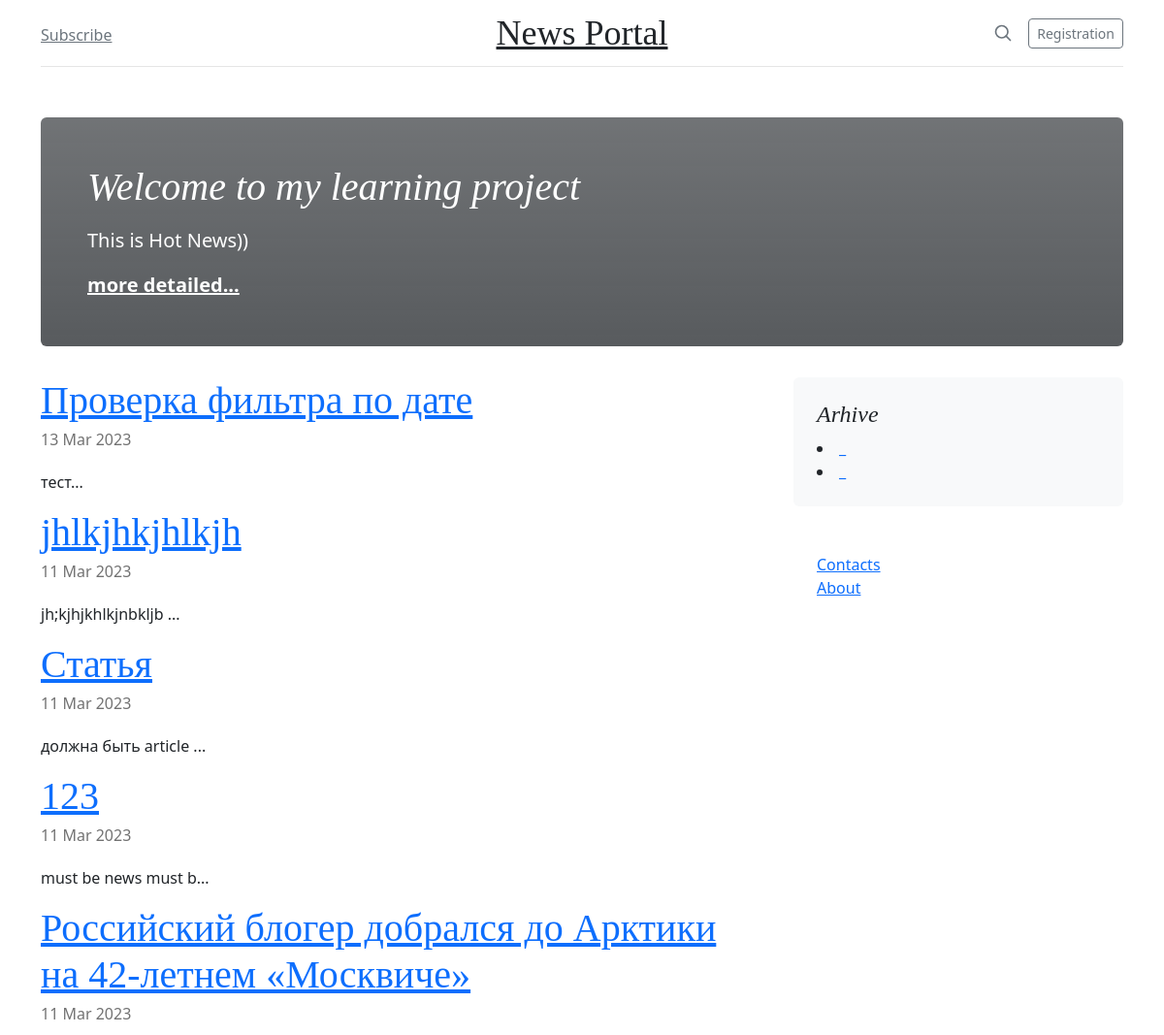
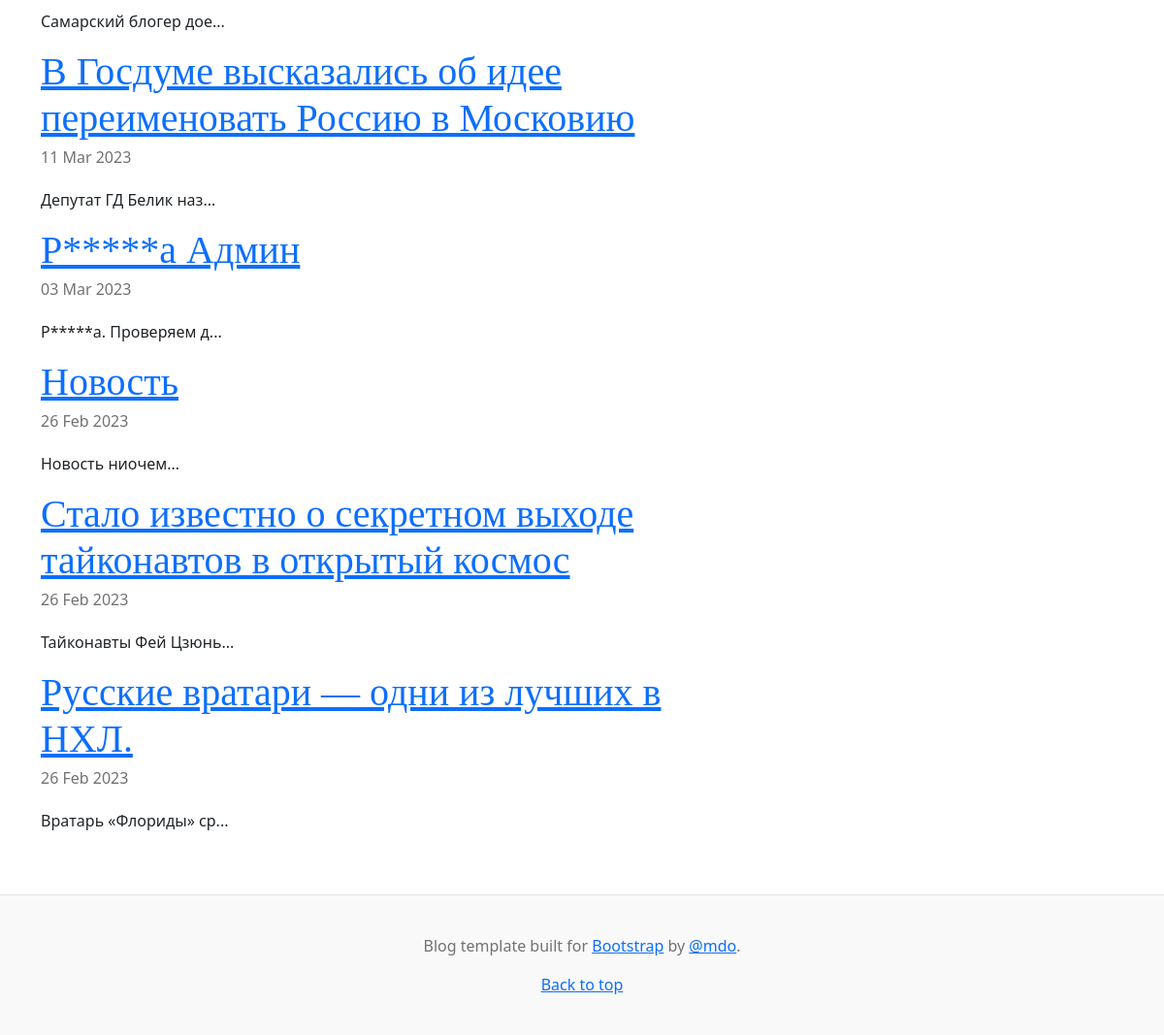
Page /news/ on the committed database (2 pictures, top to bottom).
### newsapp/models.py (models this page shows, shortened)
class Post(models.Model):
    article = 'AR'
    news = 'NE'
    TYPE = ((article, 'статья'), (news, 'новость'))
    type = models.CharField(max_length=2, choices=TYPE, default=news)
    post_date = models.DateTimeField(auto_now_add=True)
    title = models.CharField(max_length=128)
    post_text = models.TextField()
    post_rate = models.IntegerField(default=0)
    author = models.ForeignKey(Author, on_delete=models.CASCADE)
    category = models.ManyToManyField(Category, through='PostCategory')
    def preview(self):
        return f"{self.post_text[:20]}..."

### newsapp/views.py (the view)
# urls.py: path('news/', PostsList.as_view(), name='posts'),
class PostsList(ListView):
    model = Post
    ordering = '-post_date'
    template_name = 'news.html'
    context_object_name = 'posts'
    paginate_by = 10
    def get_queryset(self):
        queryset = super().get_queryset()
        self.filterset = PostFilter(self.request.GET, queryset)
        return self.filterset.qs
    def get_context_data(self, **kwargs):
        context = super().get_context_data(**kwargs)
        context['filterset'] = self.filterset
        return context

### newsapp/templatetags/filters.py (called while the page is built)
@register.filter()
def censor(text):
    if type(text) is not str:
        raise TypeError(f"фильтр не может принять  {type(text)}, только <str>")
    for word in BAD_WORDS:
        if word in text:
            text = text.replace(word, (word[0] + ("*" * (len(word) - 1))))
    return text

### templates/news.html (shortened to what this page needs)
{% extends 'flatpages/default.html' %}
{% load filters %}
{% if posts %}
    {% block amount2 %}
        <h1 class="fst-italic h1 me-auto">Welcome to my learning project</h1>
                    <p class="lead my-3">This is Hot News))</p>
                    <p class="lead mb-0"><a href="#" class="text-white fw-bold">more detailed...</a></p>
    {% endblock amount2 %}
    {% block content %}
        {% for post in posts %}
        <a href="{{post.id}}"><h2 class="blog-post-title mb-1">{{post.title |censor }}</h2></a>
        <p class="blog-post-meta">{{post.post_date  |date:'d M Y'}}</p>
        <p> {{post.preview |censor }} </p>
        {% endfor %}
    {% endblock content %}
{% else %}
    <h2>Not a News</h2>
{% endif %}

### static/blog.css (style rules this page uses)
h1, h2, h3, h4, h5, h6 { font-family: "Playfair Display", Georgia, "Times New Roman", serif; }
.blog-post-title { font-size: 2.5rem; }
.blog-post-meta { margin-bottom: 1.25rem; color: #727272; }

### rows in the picture
Post: title|censor "Проверка фильтра по дате", post_date "13 Mar 2023", preview|censor "тест..."
Post: title|censor "jhlkjhkjhlkjh", post_date "11 Mar 2023", preview|censor "jh;kjhjkhlkjnbkljb ..."
Post: title|censor "Статья", post_date "11 Mar 2023", preview|censor "должна быть article ..."
Post: title|censor "123", post_date "11 Mar 2023", preview|censor "must be news must b..."
Post: title|censor "Российский блогер добрался до Арктики на 42-летнем «Москвиче»", post_date "11 Mar 2023", preview|censor "Самарский блогер дое..."
Post: title|censor "В Госдуме высказались об идее переименовать Россию в Московию", post_date "11 Mar 2023", preview|censor "Депутат ГД Белик наз..."
Post: title|censor "Р*****а Админ", post_date "03 Mar 2023", preview|censor "Р*****а. Проверяем д..."
Post: title|censor "Новость", post_date "26 Feb 2023", preview|censor "Новость ниочем..."
Post: title|censor "Стало известно о секретном выходе тайконавтов в открытый космос", post_date "26 Feb 2023", preview|censor "Тайконавты Фей Цзюнь..."
Post: title|censor "Русские вратари — одни из лучших в НХЛ.", post_date "26 Feb 2023", preview|censor "Вратарь «Флориды» ср..."
